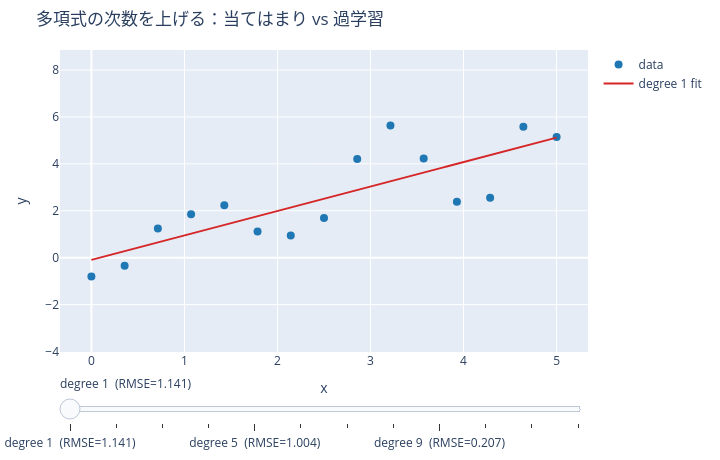

The notebook cell this image was saved under:
### Markdown cell above
### ▶ 触って確かめる — 次数を上げると過学習する

同じデータに対し、多項式の**次数**をスライダーで $1 \to 12$ と上げてみましょう。
低次は当てはまりが甘く（過小適合）、高次は点を縫うように暴れます（過学習）。
スライダーのラベルの **訓練 RMSE は次数とともに下がり続ける**のに、曲線はどんどん信用できなくなる —
これが「訓練誤差だけ見て次数を決めてはいけない」理由です（検証データが要る、04→機械学習へ）。

### Code cell
# Same data; drag the polynomial degree and watch overfitting appear.
fig = plotting.plotly_poly_fit_degree(x_p, y_p, degrees=range(1, 13))
fig.show()

### Figure 1 — Plotly figure (JSON) as saved in the notebook; plotly's stock layout.template omitted (floating-point values rounded to 4 significant figures; data arrays with more than 128 entries replaced by an {"elided": "..."} marker saying what was removed)
{"data": [{"marker": {"color": "#1f77b4", "size": 8}, "mode": "markers", "name": "data", "type": "scatter", "x": [0.0, 0.3571, 0.7143, 1.071, 1.429, 1.786, 2.143, 2.5, 2.857, 3.214, 3.571, 3.929, 4.286, 4.643, 5.0], "y": [-0.8019, -0.3441, 1.248, 1.849, 2.231, 1.12, 0.9508, 1.689, 4.212, 5.636, 4.225, 2.386, 2.559, 5.588, 5.15]}, {"line": {"color": "#d62728", "width": 2}, "mode": "lines", "name": "degree 1 fit", "type": "scatter", "x": {"elided": "200 float values"}, "y": {"elided": "200 float values"}}], "layout": {"height": 460, "margin": {"b": 40, "l": 60, "r": 20, "t": 50}, "sliders": [{"currentvalue": {"prefix": ""}, "steps": [{"args": [["degree 1  (RMSE=1.141)"], {"frame": {"duration": 0, "redraw": true}, "mode": "immediate"}], "label": "degree 1  (RMSE=1.141)", "method": "animate"}, {"args": [["degree 2  (RMSE=1.124)"], {"frame": {"duration": 0, "redraw": true}, "mode": "immediate"}], "label": "degree 2  (RMSE=1.124)", "method": "animate"}, {"args": [["degree 3  (RMSE=1.115)"], {"frame": {"duration": 0, "redraw": true}, "mode": "immediate"}], "label": "degree 3  (RMSE=1.115)", "method": "animate"}, {"args": [["degree 4  (RMSE=1.114)"], {"frame": {"duration": 0, "redraw": true}, "mode": "immediate"}], "label": "degree 4  (RMSE=1.114)", "method": "animate"}, {"args": [["degree 5  (RMSE=1.004)"], {"frame": {"duration": 0, "redraw": true}, "mode": "immediate"}], "label": "degree 5  (RMSE=1.004)", "method": "animate"}, {"args": [["degree 6  (RMSE=0.998)"], {"frame": {"duration": 0, "redraw": true}, "mode": "immediate"}], "label": "degree 6  (RMSE=0.998)", "method": "animate"}, {"args": [["degree 7  (RMSE=0.515)"], {"frame": {"duration": 0, "redraw": true}, "mode": "immediate"}], "label": "degree 7  (RMSE=0.515)", "method": "animate"}, {"args": [["degree 8  (RMSE=0.221)"], {"frame": {"duration": 0, "redraw": true}, "mode": "immediate"}], "label": "degree 8  (RMSE=0.221)", "method": "animate"}, {"args": [["degree 9  (RMSE=0.207)"], {"frame": {"duration": 0, "redraw": true}, "mode": "immediate"}], "label": "degree 9  (RMSE=0.207)", "method": "animate"}, {"args": [["degree 10  (RMSE=0.117)"], {"frame": {"duration": 0, "redraw": true}, "mode": "immediate"}], "label": "degree 10  (RMSE=0.117)", "method": "animate"}, {"args": [["degree 11  (RMSE=0.108)"], {"frame": {"duration": 0, "redraw": true}, "mode": "immediate"}], "label": "degree 11  (RMSE=0.108)", "method": "animate"}, {"args": [["degree 12  (RMSE=0.105)"], {"frame": {"duration": 0, "redraw": true}, "mode": "immediate"}], "label": "degree 12  (RMSE=0.105)", "method": "animate"}]}], "title": {"text": "多項式の次数を上げる：当てはまり vs 過学習"}, "width": 720, "xaxis": {"title": {"text": "x"}}, "yaxis": {"range": [-4.021, 8.855], "title": {"text": "y"}}}}
